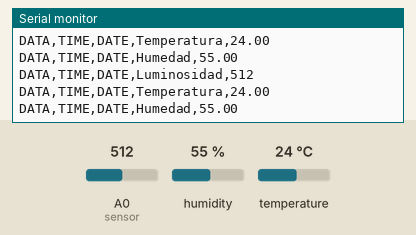
Bench run of a sketch on a simulated Arduino Uno, built with avr-gcc and run on an emulated ATmega328P. Shown: the last lines printed to the serial monitor. Inputs (shaded band) come from the test bench; at power-on: humidity 55 %, A0 (sensor) = 512, temperature 24 °C.

Above: at 5.8 s.
5.9 s: humidity set to 22 %
At 11.2 s:
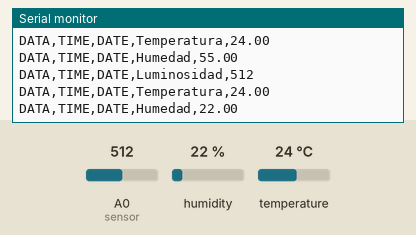
11.9 s: A0 (sensor) set to 716
At 16.3 s:
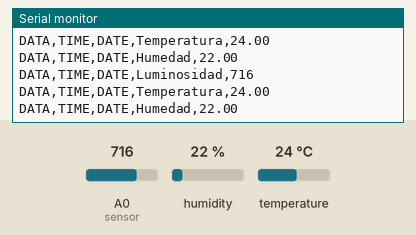
17.9 s: temperature set to 12 °C
At 21.2 s:
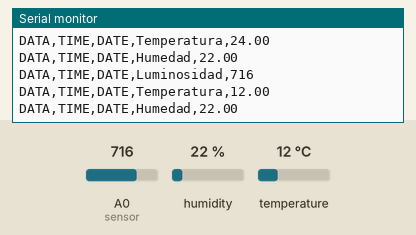
23.9 s: A0 (sensor) set to 900
At 26.2 s:
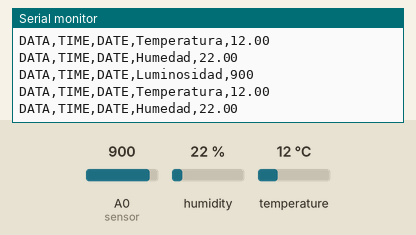
29.9 s: humidity set to 40 %
At 31.2 s:
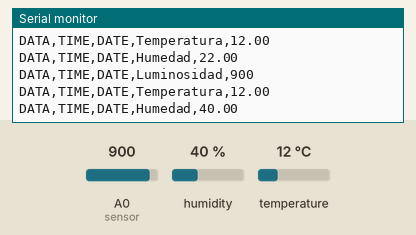
Timing chart, 0 to 32.9 s (numbered marks = the images above; inputs shaded):
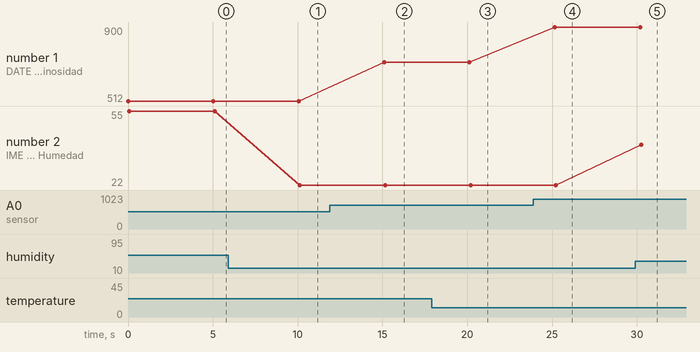

The sketch:

TempHum_Lum.ino
```cpp
 int valLum;
 float valTemp;
 float valHum;
 #include "DHT.h"
 #define DHTPIN 2     // Pin donde está conectado el sensor
#define DHTTYPE DHT22   // Sensor DHT22
 DHT dht(DHTPIN, DHTTYPE); //Serial Port en 9600

void setup()
{
  Serial.begin(9600); // open serial port, set the baud rate to 9600 bps
  dht.begin();
}
void loop()
{

      valLum=analogRead(A0);   //connect grayscale sensor to Analog 0
      Serial.print("DATA,TIME,DATE,Luminosidad,");
      Serial.println(valLum);//print the value to serial
       valHum = dht.readHumidity(); //Leemos la Humedad
       valTemp = dht.readTemperature(); //Leemos la temperatura en grados Centigrados
       Serial.print("DATA,TIME,DATE,Temperatura,");
      Serial.println(valTemp);//print the value to serial
       Serial.print("DATA,TIME,DATE,Humedad,");
      Serial.println(valHum);//print the value to serial
      delay(5000);
}
```

Measured:
- after the input at 5.9 s, the serial monitor: prints a new line after 4.2 s (image 1)
- after the input at 11.9 s, the serial monitor: prints a new line after 3.2 s (image 2)
- after the input at 17.9 s, the serial monitor: prints a new line after 2.3 s (image 3)
- after the input at 23.9 s, the serial monitor: prints a new line after 1.3 s (image 4)
- after the input at 29.9 s, the serial monitor: prints a new line after 0.36 s (image 5)
- plotted number 1: 512 → 716 after the input at 11.9 s, 716 → 900 after the input at 23.9 s
- plotted number 2: 55 → 22 after the input at 5.9 s, 22 → 40 after the input at 29.9 s
